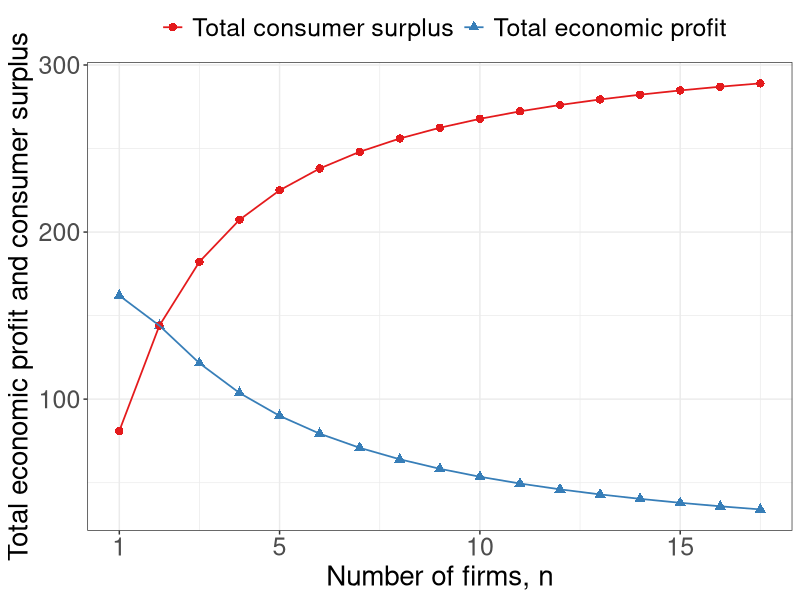

This figure's R source: (Note: this script raises an error after producing the figure.)
require(shape)
pdf(file = "competitionmarkets/consumersurplus_profits_lines.pdf", width = 9, height = 7)

#Set parameters for graphics
pointsize <- 1.8
axislabelsize <- 1.8
labelsize <- 1.5
namesize <- 1.8
annotatesize <- 1.5
graphlinewidth <- 2
segmentlinewidth <- 1.5

COL <- c("#7fc97f", "#beaed4", "#fdc086", "#ffff99", "#386cb0", "#f0027f", "#bf5b17", "#666666")
COLA <- c("#e0f3db", "#99d8c9","#66c2a4","#41ae76", "#238b45", "#005824")
COLB <- c("#c6dbef", "#4eb3d3", "#2b8cbe", "#0868ac","#084081")

par(mar =  c(6, 6, 4, 4))

marketProfit <- function(n, s = 0.5, pmax = 20, c1 = 2) {
  n*(1/(n+1)^2)*(pmax - c1)^2/(s)
}

consumerSurplus <- function(n, s = 0.5, pmax = 20, c1 = 2) {
  (1/2)*(pmax - (c1 + ((1/(n+1))*(pmax -c1)  )) )*(n/(n+1))*( (pmax - c1)/(s))
}



# brfPE <- function(ea, alpha = 16, beta = 1/12) {
#   alpha*(1 - beta*ea)
# }
# 
# indiffeA <- function(ea, alpha = 16, beta = 1/24, uA = 46.08) {
#   1/beta - (0.5*ea)/(alpha*beta) - uA/(alpha*beta*ea)
# }
# 
# indiffB <- function(eb, alpha = 16, beta = 1/24, uB = 46.08) {
#   (alpha*eb - uB - 0.5*eb^2)/(alpha*beta*eb)
# }
# 
# indiffB2 <- function(ea, alpha = 16, beta = 1/24, uB = 46.08) {
#   sqrt(alpha^2*(beta*ea - 1)^2 - 2*uB) - alpha*beta*ea + alpha
# }
# 
# indiffB3 <- function(ea, alpha = 16, beta = 1/24, uB = 46.08) {
#   -sqrt(alpha^2*(beta*ea - 1)^2 - 2*uB) - alpha*beta*ea + alpha
# }


#Input into Wolfram Alpha: solve for x y = 1/b - (0.5*x)/(a*b) - u/(a*b*x)

# indiffAlowB <- function(eb, alpha = 16, beta = 1/24, uA = 46.08) {
#   0.5*(-sqrt((2*alpha*beta*eb - 2*alpha)^2 - 8*uA)) - 2*alpha*beta*eb + 2*alpha
# }
# 
# indiffAlow <- function(ea, alpha = 16, beta = 1/24, uA = 46.08) {
#   0.5*(-sqrt((2*alpha*beta*ea - 2*alpha)^2 - 8*uA)) - 2*alpha*beta*ea + 2*alpha
# }
# 
# indiffAgain <- function(ea, alpha = 16, beta = 1/24, uA = 46.08) {
#   (-2*alpha*ea +2*uA + ea^2 )/ ( 2 * alpha * beta * ea)
# }

library(tidyverse)
xlims <- c(1, 17)

n <- seq(xlims[1], xlims[2], by = 1)
profitN <- marketProfit(n)
csN <- consumerSurplus(n)
df <- data.frame(n, profitN, csN)

df1 <- 
  df %>% 
  gather(type, value, -n)

df1 %>%
  ggplot(aes(x = n, y = value, shape = type, color = type)) + 
  geom_point(size = 2.5) + 
  geom_line(lwd = 0.6) + 
  #geom_bar(stat = "identity", position = "dodge") + 
  xlab("Number of firms, n") +
  ylab("Total economic profit and consumer surplus") + 
  scale_shape_discrete(name = "",
                    breaks = c("csN", "profitN"),
                    labels = c("Total consumer surplus", "Total economic profit")
  ) +
  scale_color_brewer(type = "qual", palette = "Set1", name = "",
                     breaks = c("csN", "profitN"),
                     labels = c("Total consumer surplus", "Total economic profit")
  ) +
  theme_bw() + 
  scale_x_continuous(breaks = c(1,5,10,15)) +
  theme(legend.position="top",
                     axis.title = element_text(size = 20),
                     axis.title.y = element_text(size = 20),
                     axis.text.y = element_text(size = 18),
                     axis.text.x = element_text(size = 18),
                     #legend.title = element_text(size = 16),
                     legend.text = element_text(size = 18),
                     legend.title = element_text(size = 18))
#ggsave(file = "competitionmarkets/consumersurplus_profits.pdf", device = "pdf", width = 6, height = 4)


#B's value when at A's bliss point
#0.35*log(5.88) + 0.35*log(8.88) + 0.5*log(10 - 5.88) + 0.5*log(15 - 8.88) 

#B's bliss point x = 4.11765; y = 6.17647
#A's value when at A's bliss point
#0.5*log(4.11765) + 0.5*log(6.17647) + 0.35*log(10 - 4.11765) + 0.35*log(15 - 6.17647) 

# 
# plot(0, 0, xlim = xlims, ylim = ylims, type = "n",
#      xlab = expression(paste("")),
#      ylab = expression(paste("")), 
#      xaxt = "n", 
#      yaxt = "n", 
#      cex.lab = axislabelsize, 
#      bty = "n",
#      xaxs="i", 
#      yaxs="i")
# 
# # ticksy <- seq(from = 0, to = ylims[2], by = 20)
# # ylabels <- seq(from = 0, to = ylims[2], by = 20)
# # ticksx <- seq(from = 0, to = xlims[2], by = 2)
# # xlabels <- seq(from = 0, to = xlims[2], by = 2)
# ticksy <- c(0, ylims[2])
# ylabels <- c(NA, NA)
# ticksx <- c(0, xlims[2])
# xlabels <- c(NA, NA)
# 
# axis(1, at = ticksx, pos = 0, labels = xlabels)
# 
# #text(x = c(0, 12, 18, 36, xlims[2]), par("usr")[3] - 0.4, labels = xlabels, srt = 0, pos = 1, xpd = TRUE)
# 
# axis(2, at = ticksy, pos = 0, labels = ylabels, las = 1)
# 
# npts <- 500 
# xx1 <- seq(xlims[1], xlims[2], length.out = npts)
# xx2 <- seq(1, xlims[2], length.out = npts)
# 
# lines(xx2, consumerSurplus(xx2, s = 1/2, pmax = 20, c1 = 2), col = COLA[4], lwd = graphlinewidth)
# lines(xx2, marketProfit(xx2, s = 1/2, pmax = 20, c1 = 2), col = COLB[4], lwd = graphlinewidth)

# segments(0, 12, 12, 12, lty = 2, col = "gray" , lwd = segmentlinewidth)
# segments(12, 0, 12, 12, lty = 2, col = "gray" , lwd = segmentlinewidth)

#mtext(expression(paste("A's output, ", x^A)), side=1, line = 2.5, cex = axislabelsize)
text(0.5*(xlims[2]), -35, expression(paste("Number of firms, ", n)), xpd = TRUE, cex = axislabelsize) 
text(-1.8, 0.5*ylims[2], expression(paste("Market profits and consumer surplus, ($)")), xpd = TRUE, cex = axislabelsize, srt = 90) 

#segments(4.11765, 6.17647, 5.88, 8.88, lty = 1, col = COL[2] , lwd = graphlinewidth)
#text(7.3, 3, expression("Pareto Efficient"))
#text(7.3, 2.5, expression("Curve"))
#Arrows(7.3, 3.5, 7.3, 6.1, col = "black", lty = 1, lwd = 2, arr.type = "triangle", arr.lwd = 0.5)

#Label the iso-welfare functions for the HG, Aisha
# text(3.8, 1.5, expression(u[1]^A))
# text(4.6, 1.5, expression(u[2]^A))
# text(5.5, 1.5, expression(u[3]^A))
#text(6.6, 8.3, expression(u[4]^A))

#Label the indifference curves for the HG, Betty
# text(7.6, 17, expression(u[1]^B))
# text(6.75, 17, expression(u[2]^B))
# text(6, 17, expression(u[3]^B))
#text(3.4, 6.9, expression(v[4]^B))

#Label point i. 
# points(12, 12, pch = 16, col = "black", cex = 1.5)
# text(16.5, 12.5, expression(paste("Nash Equilibrium")))
# text(11.3, 11.3, expression(paste("n")))

#Annotate Pareto Efficient Curve and relevant points
# segments(8, 6, 6, 8, lty = 1, col = COL[2] , lwd = graphlinewidth)
# points(6, 8, pch = 16, col = "black", cex = 1.5)
# text(6, 8.5, expression(paste("g")))
# 
# points(8, 6, pch = 16, col = "black", cex = 1.5)
# text(7, 7.5, expression(paste("i")))
# 
# points(7, 7, pch = 16, col = "black", cex = 1.5)
# text(8, 6.5, expression(paste("f")))

#points(5.84, 8.77, pch = 16, col = "black", cex = 1.5)

#B's brf
text(14, 270, expression(paste("Consumer surplus")), cex = labelsize)
#text(14, 6, expression(paste("function")))
#Arrows(29.5, 6.75, 24, 6.75, col = "black", lty = 1, lwd = 2, arr.type = "triangle", arr.lwd = 0.5)

#A's brf
text(14, 50, expression(paste("Market profits")), cex = labelsize)
#text(6, 32.75, expression(paste("function")))
#Arrows(6, 32, 6, 26, col = "black", lty = 1, lwd = 2, arr.type = "triangle", arr.lwd = 0.5)



# par(new = TRUE)
# 
# #Use the same x and ylims as previously, but with locations switched
# xlims2 <- c(18, 0)
# ylims2 <- c(18, 0)

#Leave the ylab and xlab blank to ensure no axes titles
# plot(0, 0, xlim = xlims2, ylim = ylims2, type = "n",
#      xlab = expression(paste("")),
#      ylab = expression(paste("")),
#      xaxt = "n", 
#      yaxt = "n", 
#      cex.lab = 1.3, 
#      bty = "n",
#      xaxs="i", 
#      yaxs="i")
# 
# 
# lines(xx1, indiffAlow(xx1, uA = 46.08, alpha = 16, beta = 1/24), col = COL[2], lwd = graphlinewidth)


#Set up axes at sides 3 and 4 (top and right)
# axis(side = 3, at = ticksx, pos = 0, labels = xlabels)
# axis(side = 4, at = ticksy, pos = 0, labels = ylabels, las = 0)
# mtext("B's Apples, x", side=3, line = 2.5, cex = axislabelsize)
# text(-0.8, 7, expression(paste("B's Oranges, y")), xpd = TRUE, cex = axislabelsize, srt = 270) 
# 
# #Add arrows:
# arrows(-0.8, 10, -0.8, 14, xpd = TRUE, length=0.1,angle=40,lwd=3)
# arrows(6.2, -1.8, 9, -1.8, xpd = TRUE, length=0.1,angle=40,lwd=3)
# 

#Customize ticks and labels for the plot
#ticksy <- seq(from = 0, to = 15, by = 1)
#ylabels <- seq(from = 0, to = 15, by = 1)
#ticksx <- seq(from = 0, to = 10, by = 1)
#xlabels <- seq(from = 0, to = 10, by = 1)
#axis(1, at = ticksx, pos = 0, labels = xlabels)
#axis(2, at = ticksy, pos = 0, labels = ylabels, las = 0)

dev.off()
